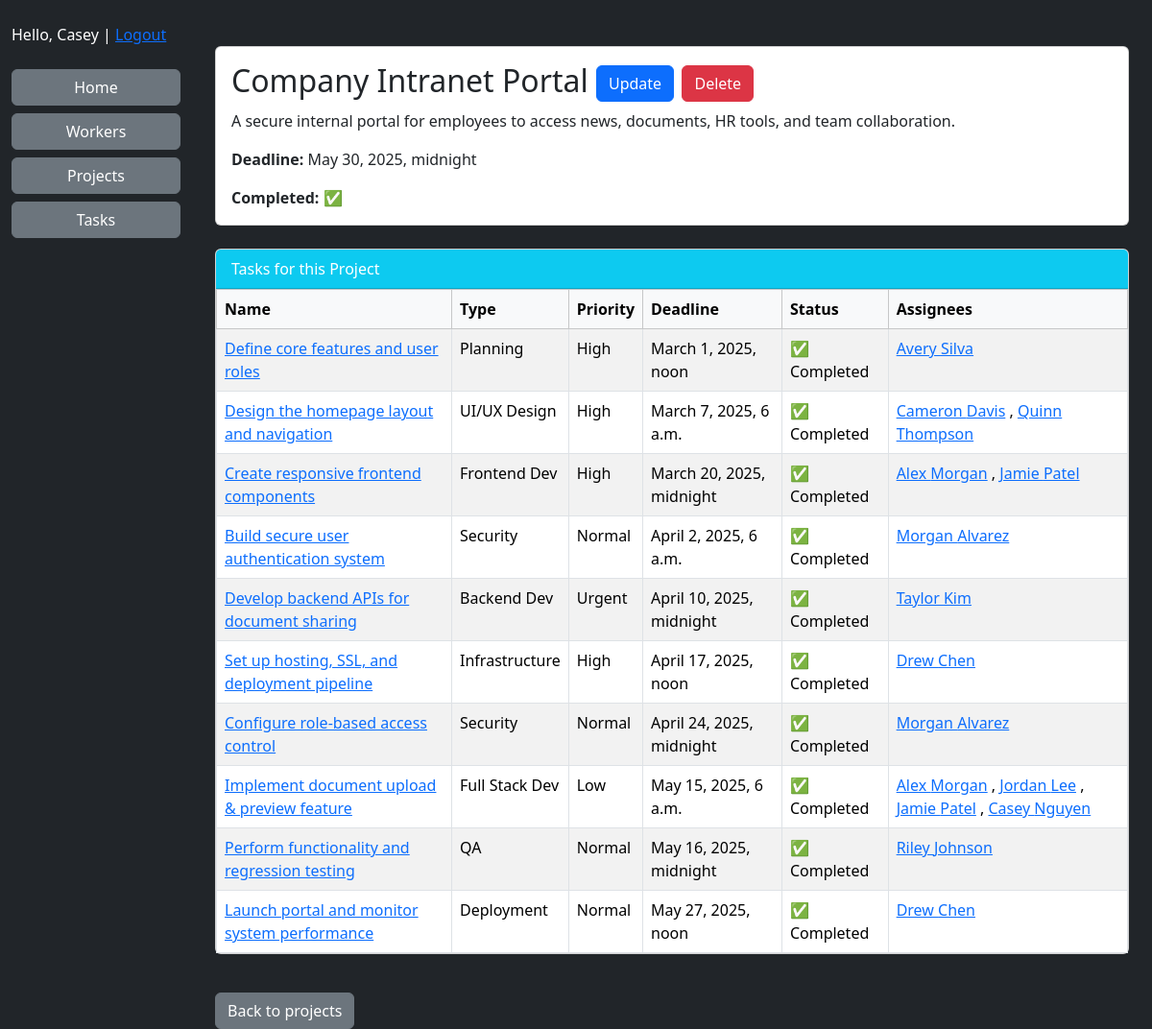
The app's page /projects/10/ (signed in) with its own data.
### manager/models.py (models this page shows, shortened)
class Worker(AbstractUser):
    position = models.ForeignKey(Position, on_delete=models.PROTECT, null=True, blank=True)
    class Meta:
        ordering = ('username',)

class Project(models.Model):
    name = models.CharField(max_length=100)
    description = models.TextField()
    deadline = models.DateTimeField()
    is_complete = models.BooleanField(default=False)
    class Meta:
        ordering = ('deadline',)

class Task(models.Model):
    PRIORITY_CHOICES = [
        ('Urgent', 'Urgent'), ('High', 'High'),
        ('Normal', 'Normal'), ('Low', 'Low')
    ]
    name = models.CharField(max_length=100)
    description = models.TextField()
    deadline = models.DateTimeField()
    is_complete = models.BooleanField(default=False)
    priority = models.CharField(
        max_length=10,
        choices=PRIORITY_CHOICES,
        default='Normal'
    )
    task_type = models.ForeignKey(TaskType, on_delete=models.PROTECT)
    assignees = models.ManyToManyField(Worker, related_name='tasks', blank=True)
    project = models.ForeignKey(Project, on_delete=models.CASCADE, related_name='tasks')
    class Meta:
        ordering = ('deadline',)

class TaskType(models.Model):
    name = models.CharField(max_length=100)
    class Meta:
        ordering = ('name',)
    def __str__(self):
        return self.name

### manager/views.py (the view)
# urls.py: path("projects/<int:pk>/", ProjectDetailView.as_view(), name="project-detail"),
class ProjectDetailView(LoginRequiredMixin, DetailView):
    model = Project
    queryset = Project.objects.prefetch_related(
        "tasks__assignees",
        "tasks__task_type"
    )

### templates/manager/project_detail.html (shortened to what this page needs)
{% extends "base.html" %}
{% block content %}
  <div class="container mt-4">
    <div class="card mb-4">
      <div class="card-body">
        <h2 class="card-title">{{ object.name }}
          <a href="{% url 'manager:project-update' object.pk %}"
             class="btn btn-primary">Update</a>
          <a href="{% url 'manager:project-delete' object.pk %}"
             class="btn btn-danger">Delete</a>
        </h2>
        {% if object.description %}
          <p class="card-text">{{ object.description }}</p>
        {% endif %}
        <p class="card-text"><strong>Deadline:</strong> {{ object.deadline }}</p>
        <p class="card-text"><strong>Completed:</strong> {{ object.is_complete|yesno:"✅,❌" }}</p>
      </div>
    </div>
    <div class="card mb-4">
      <div class="card-header bg-info text-white">
        Tasks for this Project
      </div>
      <div class="card-body p-0">
        <table class="table table-striped table-hover table-bordered mb-0">
          <thead class="table-light">
          <tr>
            <th>Name</th>
            <th>Type</th>
            <th>Priority</th>
            <th>Deadline</th>
            <th>Status</th>
            <th>Assignees</th>
          </tr>
          </thead>
          <tbody>
          {% for task in object.tasks.all %}
            <tr>
              <td>
                <a href="{% url 'manager:task-detail' task.id %}">
                  {{ task.name }}
                </a>
              </td>
              <td>{{ task.task_type }}</td>
              <td>{{ task.priority }}</td>
              <td>{{ task.deadline }}</td>
              <td>{% if task.is_complete %}✅ Completed{% else %}⏳ In Progress{% endif %}</td>
              <td>
                {% for worker in task.assignees.all %}
                  <a href="{% url 'manager:worker-detail' worker.id %}">{{ worker.first_name }} {{ worker.last_name }}</a>
                  {% if not forloop.last %}, {% endif %}
                {% empty %}
                  No assignees
                {% endfor %}
              </td>
            </tr>
          {% empty %}
            <tr>
              <td colspan="6" class="text-center">No tasks for this project</td>
            </tr>
          {% endfor %}
          </tbody>
        </table>
      </div>
    </div>
    <a href="{% url 'manager:projects' %}" class="btn btn-secondary mt-3">Back to projects</a>
  </div>
{% endblock %}

### templates/includes/sidebar.html
{% if user.is_authenticated %}
  <p>Hello, {{ user.first_name }} | <a href="{% url 'manager:login' %}">Logout</a></p>
{% else %}
  <a href="{% url 'manager:login' %}">Login</a>
{% endif %}
<a href="{% url 'manager:index' %}" class="btn btn-secondary">Home</a>
<a href="{% url 'manager:workers' %}" class="btn btn-secondary">Workers</a>
<a href="{% url 'manager:projects' %}" class="btn btn-secondary">Projects</a>
<a href="{% url 'manager:tasks' %}" class="btn btn-secondary">Tasks</a>

### records on screen
Worker: first_name "Casey", last_name "Nguyen"
Project: name "Company Intranet Portal", description "A secure internal portal for employees to access news, documents, HR tools, and team collaboration.", deadline "May 30, 2025, midnight", is_complete "✅"
Task: name "Define core features and user roles", task_type "Planning", priority "High", deadline "March 1, 2025, noon", is_complete "✅ Completed"
Worker: first_name "Avery", last_name "Silva"
Task: name "Design the homepage layout and navigation", task_type "UI/UX Design", priority "High", deadline "March 7, 2025, 6 a.m.", is_complete "✅ Completed"
Worker: first_name "Cameron", last_name "Davis"
Worker: first_name "Quinn", last_name "Thompson"
Task: name "Create responsive frontend components", task_type "Frontend Dev", priority "High", deadline "March 20, 2025, midnight", is_complete "✅ Completed"
Worker: first_name "Alex", last_name "Morgan"
Worker: first_name "Jamie", last_name "Patel"
Task: name "Build secure user authentication system", task_type "Security", priority "Normal", deadline "April 2, 2025, 6 a.m.", is_complete "✅ Completed"
Worker: first_name "Morgan", last_name "Alvarez"
Task: name "Develop backend APIs for document sharing", task_type "Backend Dev", priority "Urgent", deadline "April 10, 2025, midnight", is_complete "✅ Completed"
Worker: first_name "Taylor", last_name "Kim"
Task: name "Set up hosting, SSL, and deployment pipeline", task_type "Infrastructure", priority "High", deadline "April 17, 2025, noon", is_complete "✅ Completed"
Worker: first_name "Drew", last_name "Chen"
Task: name "Configure role-based access control", task_type "Security", priority "Normal", deadline "April 24, 2025, midnight", is_complete "✅ Completed"
Task: name "Implement document upload & preview feature", task_type "Full Stack Dev", priority "Low", deadline "May 15, 2025, 6 a.m.", is_complete "✅ Completed"
Worker: first_name "Jordan", last_name "Lee"
Task: name "Perform functionality and regression testing", task_type "QA", priority "Normal", deadline "May 16, 2025, midnight", is_complete "✅ Completed"
Worker: first_name "Riley", last_name "Johnson"
Task: name "Launch portal and monitor system performance", task_type "Deployment", priority "Normal", deadline "May 27, 2025, noon", is_complete "✅ Completed"
